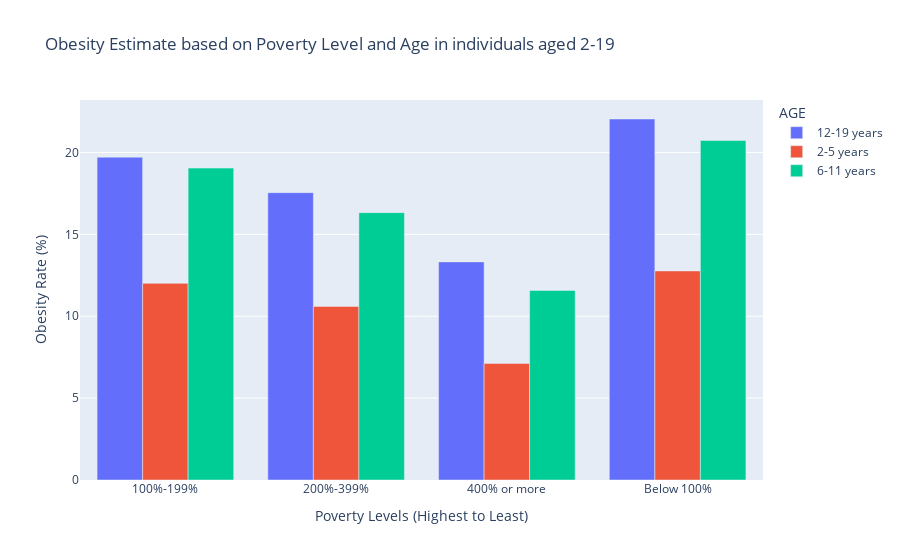

The notebook cell this image was saved under:
### Markdown cell above
**Visual 1 - Data - Obesity Among Children and Adolescents 2-19**

### Code cell
obesity_Visual1(poverty_obesity)

### Figure 1 — Plotly figure (JSON) as saved in the notebook; plotly's stock layout.template omitted (floating-point values rounded to 4 significant figures)
{"data": [{"alignmentgroup": "True", "hovertemplate": "AGE=12-19 years<br>Poverty Levels (Highest to Least)=%{x}<br>Obesity Rate (%)=%{y}<extra></extra>", "legendgroup": "12-19 years", "marker": {"color": "#636efa", "pattern": {"shape": ""}}, "name": "12-19 years", "offsetgroup": "12-19 years", "orientation": "v", "showlegend": true, "textposition": "auto", "type": "bar", "visible": true, "x": ["100%-199%", "200%-399%", "400% or more", "Below 100%"], "xaxis": "x", "y": [19.72, 17.55, 13.32, 22.05], "yaxis": "y"}, {"alignmentgroup": "True", "hovertemplate": "AGE=2-5 years<br>Poverty Levels (Highest to Least)=%{x}<br>Obesity Rate (%)=%{y}<extra></extra>", "legendgroup": "2-5 years", "marker": {"color": "#EF553B", "pattern": {"shape": ""}}, "name": "2-5 years", "offsetgroup": "2-5 years", "orientation": "v", "showlegend": true, "textposition": "auto", "type": "bar", "visible": true, "x": ["100%-199%", "200%-399%", "400% or more", "Below 100%"], "xaxis": "x", "y": [12.01, 10.6, 7.12, 12.77], "yaxis": "y"}, {"alignmentgroup": "True", "hovertemplate": "AGE=6-11 years<br>Poverty Levels (Highest to Least)=%{x}<br>Obesity Rate (%)=%{y}<extra></extra>", "legendgroup": "6-11 years", "marker": {"color": "#00cc96", "pattern": {"shape": ""}}, "name": "6-11 years", "offsetgroup": "6-11 years", "orientation": "v", "showlegend": true, "textposition": "auto", "type": "bar", "visible": true, "x": ["100%-199%", "200%-399%", "400% or more", "Below 100%"], "xaxis": "x", "y": [19.05, 16.33, 11.58, 20.74], "yaxis": "y"}], "layout": {"autosize": true, "barmode": "group", "dragmode": "zoom", "legend": {"title": {"text": "AGE"}, "tracegroupgap": 0}, "title": {"text": "Obesity Estimate based on Poverty Level and Age in individuals aged 2-19"}, "xaxis": {"anchor": "y", "autorange": false, "domain": [0, 1], "range": [-0.5, 3.5], "title": {"text": "Poverty Levels (Highest to Least)"}, "type": "category"}, "yaxis": {"anchor": "x", "autorange": false, "domain": [0, 1], "range": [7.105e-15, 23.21], "title": {"text": "Obesity Rate (%)"}, "type": "linear"}}}
